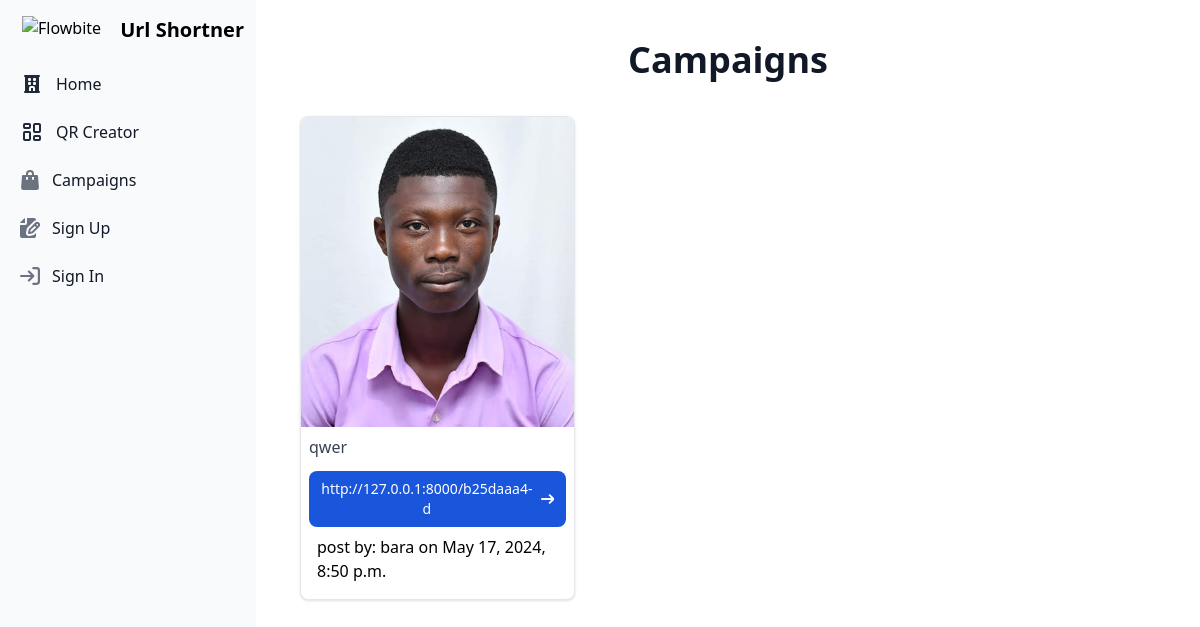
/campaign/list, run on an earlier commit of the app's database.
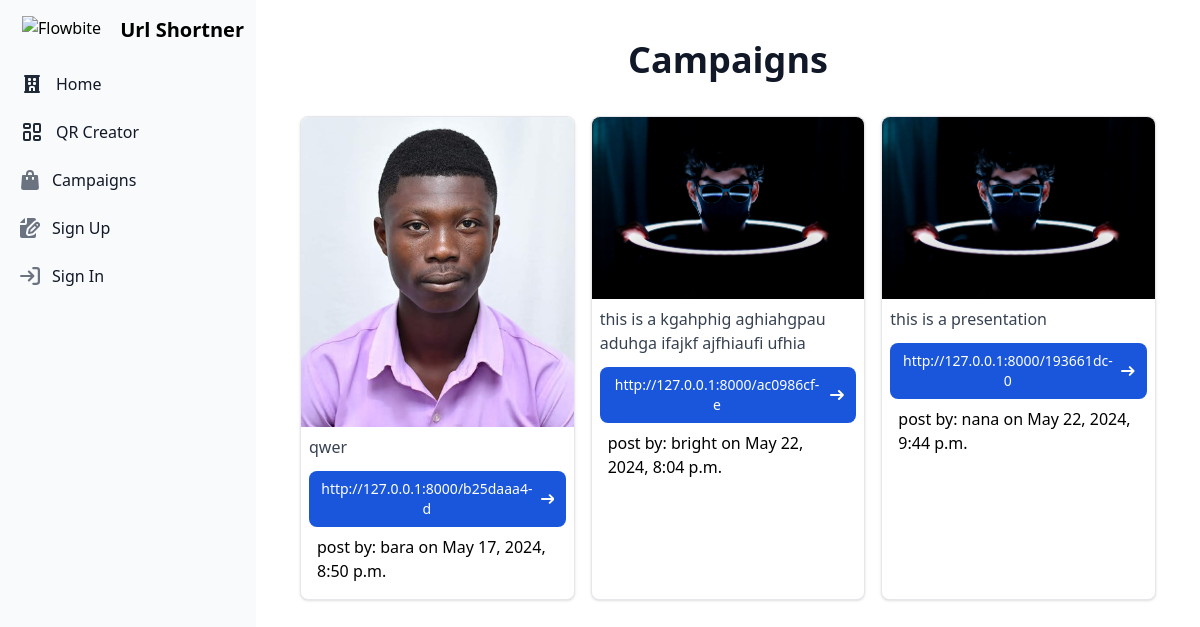
And on a later commit of the database.
### campaign/models.py (models this page shows, shortened)
class Campaign(models.Model):
    user = models.ForeignKey(User, on_delete=models.CASCADE)
    url = models.URLField(max_length=200)
    description = models.TextField()
    image = models.ImageField(upload_to='campaign_images/')
    created_at = models.DateTimeField(auto_now_add=True)

### campaign/views.py (the view)
# urls.py: path('list', campaign_list, name='campaign_list'),
def campaign_list(request):
    campaigns = Campaign.objects.all()
    return render(request, 'campaign_list.html', {'campaigns': campaigns})

### templates/campaign_list.html (shortened to what this page needs)
{% extends 'base.html' %}
{% block content %}
<div class="p-10 sm:ml-64">
<h1 class="text-center text-4xl font-bold text-gray-900 mb-8">Campaigns</h1>
<div class="grid grid-cols-1 sm:grid-cols-2 md:grid-cols-3 lg:grid-cols-3 gap-4 p-1 ">
{% for campaign in campaigns %}
<div class="max-w-md bg-white border border-gray-200 rounded-lg shadow dark:bg-gray-800 dark:border-gray-700 ">
       <img class="rounded-t-lg" src="{{ campaign.image.url }}" alt="Campaign Image">
     <div class="p-2">
        <p class="mb-3 font-normal text-gray-700 dark:text-gray-400">{{ campaign.description }}</p>
        <a href="{{ campaign.url }}"  class="inline-flex items-center px-3 py-2 text-sm font-medium text-center text-white bg-blue-700 rounded-lg hover:bg-blue-800 focus:ring-4 focus:outline-none focus:ring-blue-300 dark:bg-blue-600 dark:hover:bg-blue-700 dark:focus:ring-blue-800">
          <p>{{ campaign.url }}</p>
          <svg class="rtl:rotate-180 w-3.5 h-3.5 ms-2" aria-hidden="true" xmlns="http://www.w3.org/2000/svg" fill="none" viewBox="0 0 14 10">
              <path stroke="currentColor" stroke-linecap="round" stroke-linejoin="round" stroke-width="2" d="M1 5h12m0 0L9 1m4 4L9 9"/>
          </svg>
        </a>
        <p class="p-2">post by: {{ campaign.user.username }} on {{ campaign.created_at }} </p>
      </div>
</div>
{% endfor %}
</div>
{% endblock %}

### templates/base.html (shortened to what this page needs)
{% load compress %}
{% load static %}
<!DOCTYPE html>
<html lang="en">
<head>
    {% compress css %}
    <link rel="stylesheet" href="{% static 'src/output.css' %}">
    {% endcompress %}
</head>
<body>
    <nav >
      <aside id="logo-sidebar" class="fixed top-0 left-0 z-40 w-64 h-screen transition-transform -translate-x-full sm:translate-x-0" aria-label="Sidebar">
        <div class="h-full px-3 py-4 overflow-y-auto bg-gray-50 dark:bg-gray-800">
          <a href="#" class="flex items-center ps-2.5 mb-5">
             <img src="https://flowbite.com/docs/images/logo.svg" class="h-6 me-3 sm:h-7" alt="Flowbite Logo" />
             <span class="self-center text-xl font-semibold whitespace-nowrap dark:text-white">Url Shortner</span>
          </a>
        <div >
          <div >
            <ul class="space-y-2 font-medium">
              <li>
                <a href="{% url 'shorten' %}" class="flex items-center p-2 text-gray-900 rounded-lg dark:text-white hover:bg-gray-100 dark:hover:bg-gray-700 group">
                   <span class="flex-1 ms-3 whitespace-nowrap">Home</span>
                </a>
             </li>
            <li>
              <a href="{% url 'generate_qr_code' %}" class="flex items-center p-2 text-gray-900 rounded-lg dark:text-white hover:bg-gray-100 dark:hover:bg-gray-700 group">
                <span class="flex-1 ms-3 whitespace-nowrap">QR Creator</span>
             </a>
          </li>
              <li>
                <a href="{% url 'campaign_list' %}" class="flex items-center p-2 text-gray-900 rounded-lg dark:text-white hover:bg-gray-100 dark:hover:bg-gray-700 group">
                   <span class="flex-1 ms-3 whitespace-nowrap">Campaigns</span>
                </a>
             </li>
             {% if user.is_authenticated %}
             <li>
             <a href="{% url 'userdashboard' %}" class="flex items-center p-2 text-gray-900 rounded-lg dark:text-white hover:bg-gray-100 dark:hover:bg-gray-700 group">
              <svg class="w-5 h-5 text-gray-500 transition duration-75 dark:text-gray-400 group-hover:text-gray-900 dark:group-hover:text-white" aria-hidden="true" xmlns="http://www.w3.org/2000/svg" fill="currentColor" viewBox="0 0 22 21">
                 <path d="M16.975 11H10V4.025a1 1 0 0 0-1.066-.998 8.5 8.5 0 1 0 9.039 9.039.999.999 0 0 0-1-1.066h.002Z"/>
                 <path d="M12.5 0c-.157 0-.311.01-.565.027A1 1 0 0 0 11 1.02V10h8.975a1 1 0 0 0 1-.935c.013-.188.028-.374.028-.565A8.51 8.51 0 0 0 12.5 0Z"/>
              </svg>
              <span class="ms-3">Dashboard</span>
              </a>
            </li>
            <li>
              <a href="{% url 'user_links' %}" class="flex items-center p-2 text-gray-900 rounded-lg dark:text-white hover:bg-gray-100 dark:hover:bg-gray-700 group">
                <svg class="w-6 h-6 text-gray-800 dark:text-white" aria-hidden="true" xmlns="http://www.w3.org/2000/svg" width="24" height="24" fill="none" viewBox="0 0 24 24">
                  <path stroke="currentColor" stroke-linecap="round" stroke-linejoin="round" stroke-width="2" d="M13.213 9.787a3.391 3.391 0 0 0-4.795 0l-3.425 3.426a3.39 3.39 0 0 0 4.795 4.794l.321-.304m-.321-4.49a3.39 3.39 0 0 0 4.795 0l3.424-3.426a3.39 3.39 0 0 0-4.794-4.795l-1.028.961"/>
                </svg>
               <span class="ms-3">My Links</span>
               </a>
             </li>
                {% comment %} <li >
                    <a  href="{% url 'userdashboard' %}">Dashboard</a>
                </li> {% endcomment %}
                <li>
                  <a href="{% url 'logout' %}" class="flex items-center p-2 text-gray-900 rounded-lg dark:text-white hover:bg-gray-100 dark:hover:bg-gray-700 group">
                    <svg class="w-6 h-6 text-gray-800 dark:text-white" aria-hidden="true" xmlns="http://www.w3.org/2000/svg" width="24" height="24" fill="none" viewBox="0 0 24 24">
                      <path stroke="currentColor" stroke-linecap="round" stroke-linejoin="round" stroke-width="2" d="M20 12H8m12 0-4 4m4-4-4-4M9 4H7a3 3 0 0 0-3 3v10a3 3 0 0 0 3 3h2"/>
                    </svg>
                     <span class="flex-1 ms-3 whitespace-nowrap">Logout</span>
                  </a>
               </li>
                {% comment %} <li >
                    <a  href="{% url 'logout' %}">Logout</a>
                </li> {% endcomment %}
                {% else %}
                <li>
                  <a href="{% url 'signup' %}" class="flex items-center p-2 text-gray-900 rounded-lg dark:text-white hover:bg-gray-100 dark:hover:bg-gray-700 group">
                     <span class="flex-1 ms-3 whitespace-nowrap">Sign Up</span>
                  </a>
               </li>
                <li>
                  <a href="{% url 'login' %}" class="flex items-center p-2 text-gray-900 rounded-lg dark:text-white hover:bg-gray-100 dark:hover:bg-gray-700 group">
                     <span class="flex-1 ms-3 whitespace-nowrap">Sign In</span>
                  </a>
               </li>
              {% endif %}
            </ul>
          </div>
        </div>
      </nav>
    {% block content %}
    {% endblock %}
</body>
</html>

What changed in the data, as far as the page shows it:
added Campaign: image (picture), description "this is a kgahphig aghiahgpau aduhga ifajkf ajfhiaufi ufhia", url "http://127.0.0.1:8000/ac0986cf-e", user.username "bright", created_at "May 22, 2024, 8:04 p.m."
added Campaign: image (picture), description "this is a presentation", url "http://127.0.0.1:8000/193661dc-0", user.username "nana", created_at "May 22, 2024, 9:44 p.m."
